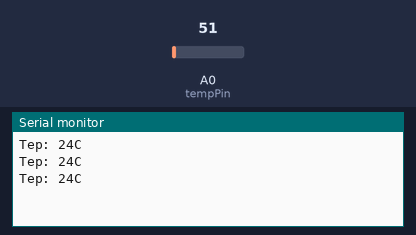
A sketch run on a simulated Arduino Uno, built with avr-gcc and run on an emulated ATmega328P. Parts: the last lines printed to the serial monitor. The test bench sets the inputs (shaded band); at power-on: A0 (tempPin) = 51.

Above: at 1.3 s.
1.4 s: A0 (tempPin) set to 61
At 1.9 s:
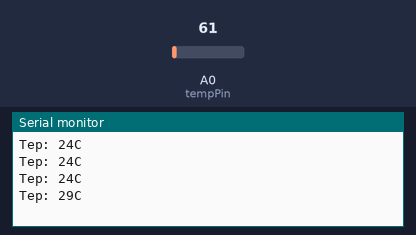
2.9 s: A0 (tempPin) set to 71
At 3.4 s:
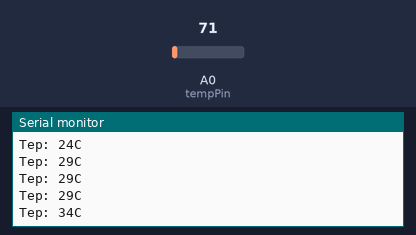
Timing chart, 0 to 5.9 s (numbered marks = the images above; inputs shaded):
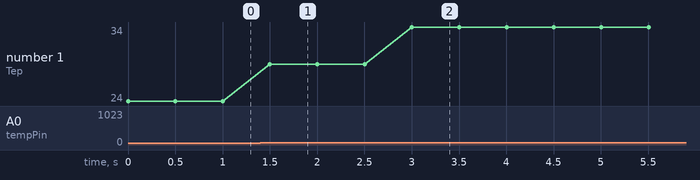

The sketch:

Temperature.ino
```cpp
int tempPin = 0;

void setup() {
  Serial.begin(9600);
}

void loop() {
  int val;
  int dat;
  val = analogRead(tempPin);
  dat = (125 * val) >> 8;
  Serial.print("Tep: ");
  Serial.print(dat);
  Serial.println("C");
  delay(500);
}
```

Measured:
- after the input at 1.4 s, the serial monitor: prints a new line after 0.10 s (image 1)
- after the input at 2.9 s, the serial monitor: prints a new line after 0.10 s (image 2)
- plotted number 1: 24 → 29 after the input at 1.4 s, 29 → 34 after the input at 2.9 s
